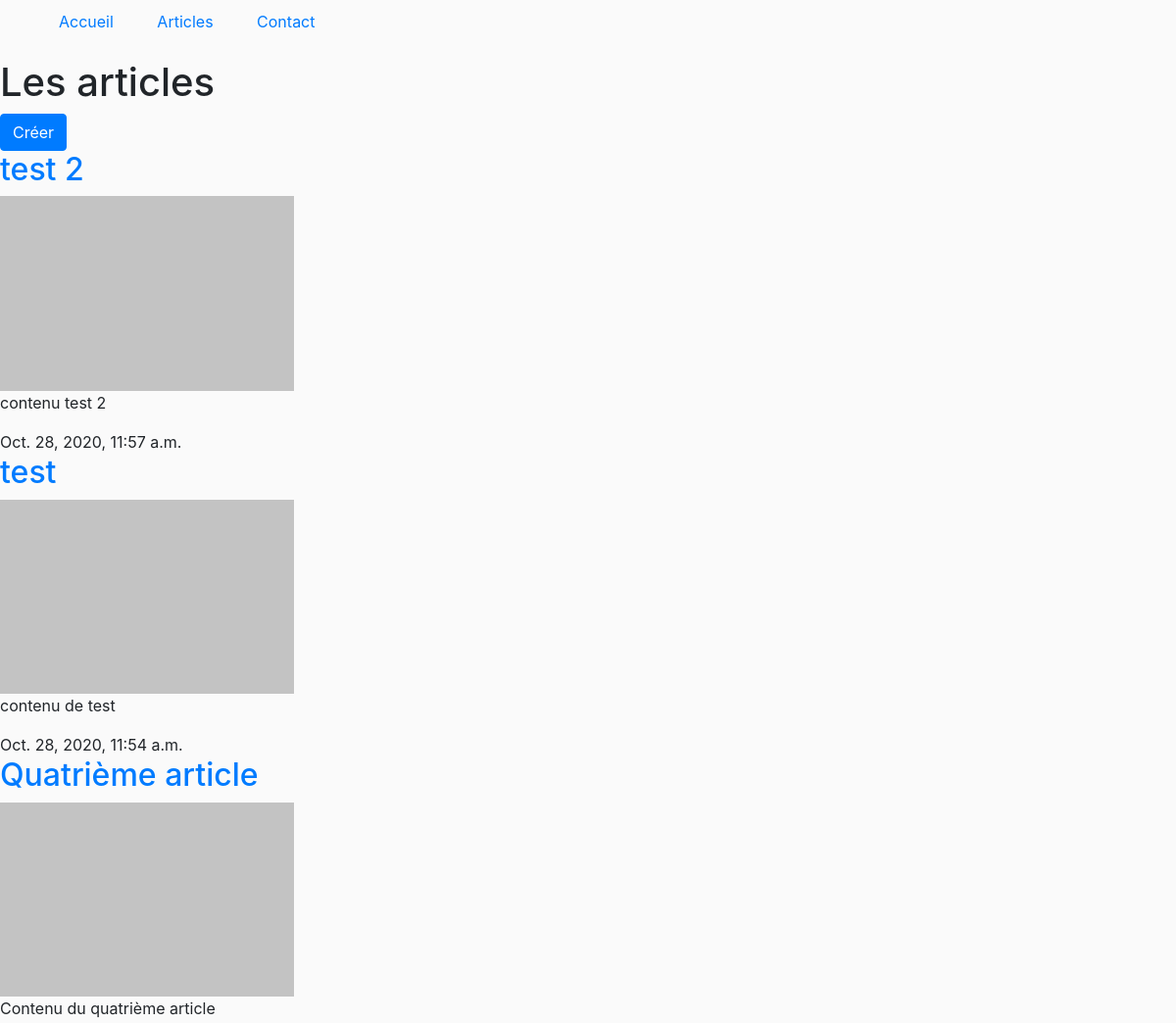
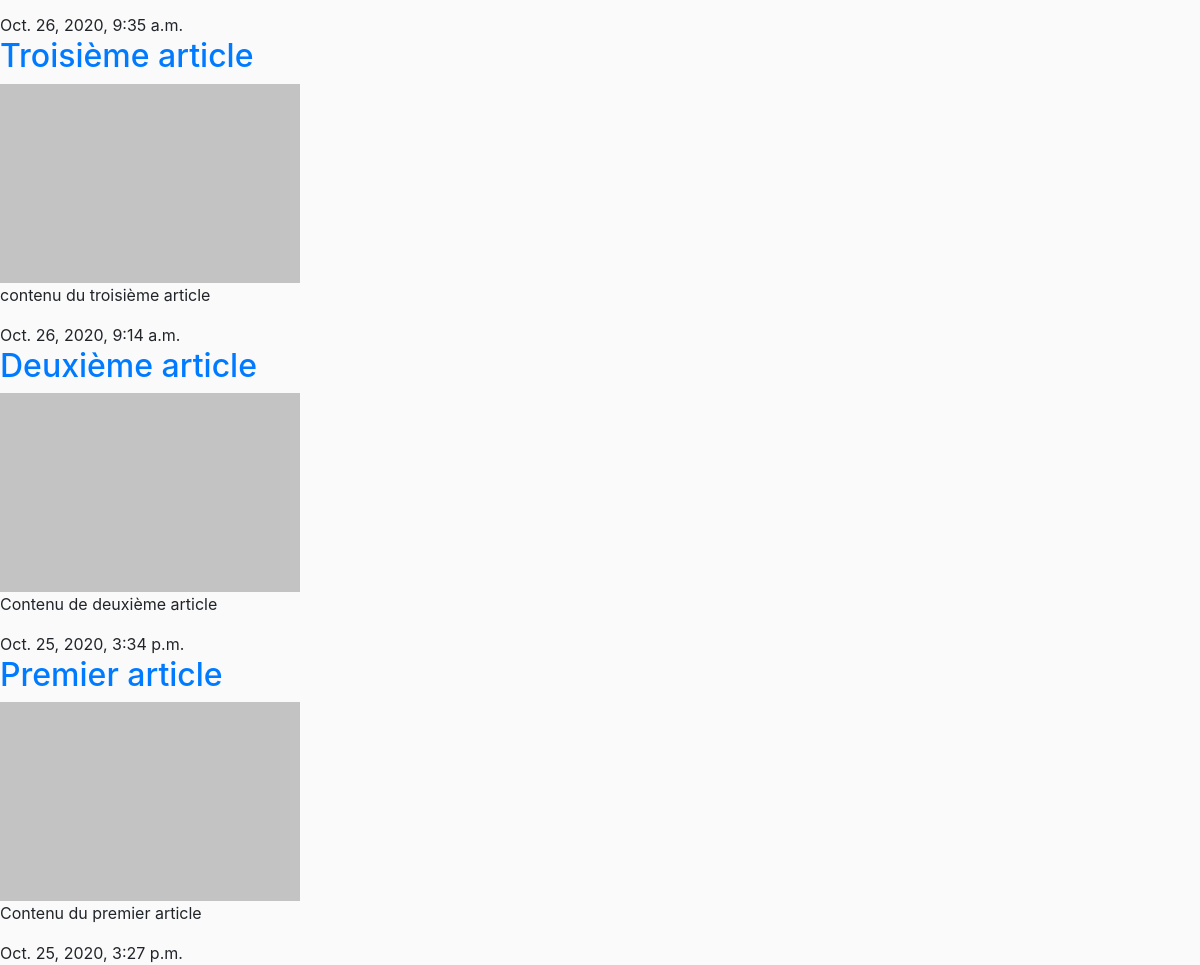
The app's page /articles/ with its own data (2 pictures, top to bottom).
### articles/models.py (models this page shows, shortened)
class Article(models.Model):
    titre = models.CharField(max_length=150)
    contenu = models.TextField()
    slug = models.SlugField(max_length=100)
    date_publication = models.DateTimeField(auto_now_add=True)
    image = models.ImageField(default='default.jpg')

### articles/views.py (the view)
# urls.py: path('', views.articles_view, name='articles'),
def articles_view(request):
    articles = Article.objects.all().order_by('-date_publication')
    return render(request, 'articles/list.html', context={'articles': articles})

### articles/templates/articles/list.html (shortened to what this page needs)
{%  extends 'template_base.html' %}
{% block contenu %}
<h1>Les articles</h1>
<a class="btn btn-primary" href="{% url 'articles:creer' %}">
    Créer
</a>
{% for article in articles %}
<h2><a href="{% url 'articles:article' slug=article.slug %}">{{ article.titre }}</a></h2>
<img width="300px" src="{{ article.image.url }}" alt="{{ article.titre }}">
<p>{{ article.contenu }}</p>
<span>{{ article.date_publication }}</span>
{% endfor %}
{% endblock %}

### templates/template_base.html (shortened to what this page needs)
{% load static %}
<html lang="fr">
<head>
    <link rel="stylesheet" href="https://cdn.jsdelivr.net/npm/bootstrap@4.5.3/dist/css/bootstrap.min.css">
    <link rel="stylesheet" href="{% static 'css/styles.css' %}">
</head>
<body>
    <ul style="list-style: none">
        <li style="display: inline-block; padding: 10px 20px;">
            <a href="{% url 'home' %}">Accueil</a>
        </li>
        <li style="display: inline-block; padding: 10px 20px;">
            <a href="{% url 'articles:articles' %}">Articles</a>
        </li>
        <li style="display: inline-block; padding: 10px 20px;">
            <a href="{% url 'contact' %}">Contact</a>
        </li>
    </ul>
    {% block contenu %} {% endblock %}
</body>
</html>

### static/css/styles.css (style rules this page uses)
body { background-color: #FAFAFA; }

### records on screen
Article: titre "test 2", image (placeholder picture), contenu "contenu test 2", date_publication "Oct. 28, 2020, 11:57 a.m."
Article: titre "test", image (placeholder picture), contenu "contenu de test", date_publication "Oct. 28, 2020, 11:54 a.m."
Article: titre "Quatrième article", image (placeholder picture), contenu "Contenu du quatrième article", date_publication "Oct. 26, 2020, 9:35 a.m."
Article: titre "Troisième article", image (placeholder picture), contenu "contenu du troisième article", date_publication "Oct. 26, 2020, 9:14 a.m."
Article: titre "Deuxième article", image (placeholder picture), contenu "Contenu de deuxième article", date_publication "Oct. 25, 2020, 3:34 p.m."
Article: titre "Premier article", image (placeholder picture), contenu "Contenu du premier article", date_publication "Oct. 25, 2020, 3:27 p.m."
